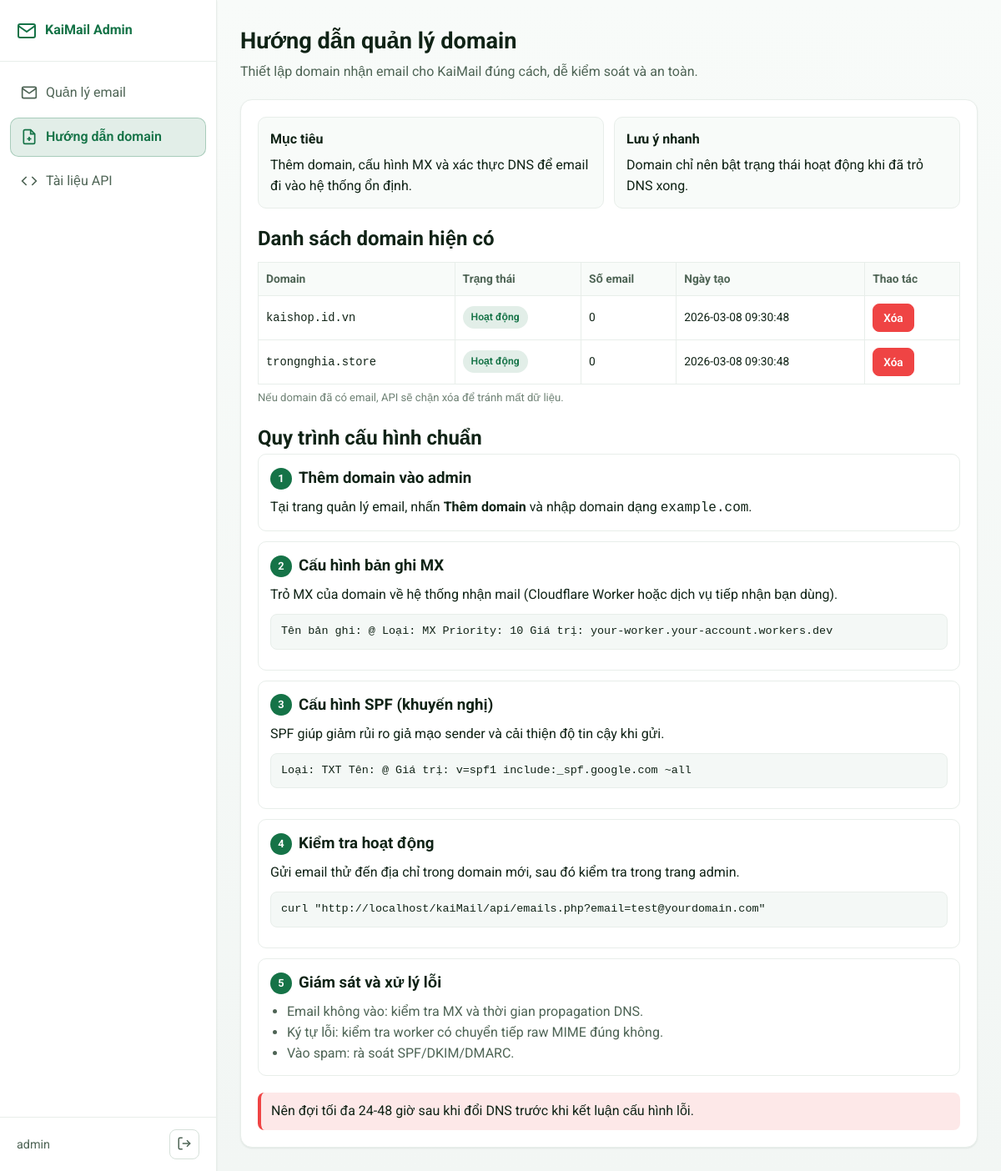
Screenshot of /adminkaishop/docs-domain.php with the database file from the repository.
### tables this page shows
CREATE TABLE IF NOT EXISTS domains (
    id INT AUTO_INCREMENT PRIMARY KEY,
    domain VARCHAR(255) NOT NULL UNIQUE,
    is_active TINYINT(1) DEFAULT 1,
    created_at TIMESTAMP DEFAULT CURRENT_TIMESTAMP,
    INDEX idx_domain (domain),
    INDEX idx_active (is_active)
);

### adminkaishop/docs-domain.php (the view, shortened to what this page needs)
<?php
require_once __DIR__ . '/../includes/AdminLayout.php';
$admin = ['username' => 'admin'];
$domains = [];
try {
    $db = getDB();
    $stmt = $db->query("
        SELECT d.id, d.domain, d.is_active, d.created_at, COUNT(e.id) AS email_count
        FROM domains d
        LEFT JOIN emails e ON e.email LIKE CONCAT('%@', d.domain)
        GROUP BY d.id, d.domain, d.is_active, d.created_at
        ORDER BY d.is_active DESC, d.domain ASC
    ");
    $domains = $stmt->fetchAll();
} catch (Exception $e) {
    error_log('Docs domain: load failed - ' . $e->getMessage());
}
AdminLayout::begin('Hướng dẫn domain', 'docs-domain', (string) ($admin['username'] ?? 'admin'));
?>
<div class="docs-container">
    <header class="docs-header">
        <h1>Hướng dẫn quản lý domain</h1>
        <p>Thiết lập domain nhận email cho KaiMail đúng cách, dễ kiểm soát và an toàn.</p>
    </header>
    <div class="docs-content">
        <section class="docs-grid">
            <article class="info-card">
                <h3>Mục tiêu</h3>
                <p>Thêm domain, cấu hình MX và xác thực DNS để email đi vào hệ thống ổn định.</p>
            </article>
            <article class="info-card">
                <h3>Lưu ý nhanh</h3>
                <p>Domain chỉ nên bật trạng thái hoạt động khi đã trỏ DNS xong.</p>
            </article>
        </section>
        <section>
            <h2>Danh sách domain hiện có</h2>
            <table class="param-table">
                <thead>
                    <tr>
                        <th>Domain</th>
                        <th>Trạng thái</th>
                        <th>Số email</th>
                        <th>Ngày tạo</th>
                        <th>Thao tác</th>
                    </tr>
                </thead>
                <tbody>
                    <?php if (empty($domains)): ?>
                        <tr>
                            <td colspan="5">Chưa có domain nào.</td>
                        </tr>
                    <?php else: ?>
                        <?php foreach ($domains as $domain): ?>
                            <tr>
                                <td><code><?= htmlspecialchars((string) $domain['domain'], ENT_QUOTES, 'UTF-8') ?></code></td>
                                <td>
                                    <?php if ((int) $domain['is_active'] === 1): ?>
                                        <span class="status-chip active">Hoạt động</span>
                                    <?php else: ?>
                                        <span class="status-chip inactive">Tạm tắt</span>
                                    <?php endif; ?>
                                </td>
                                <td><?= (int) $domain['email_count'] ?></td>
                                <td><?= htmlspecialchars((string) $domain['created_at'], ENT_QUOTES, 'UTF-8') ?></td>
                                <td>
                                    <button
                                        type="button"
                                        class="btn danger btn-sm"
                                        data-domain-delete="<?= (int) $domain['id'] ?>"
                                        data-domain-name="<?= htmlspecialchars((string) $domain['domain'], ENT_QUOTES, 'UTF-8') ?>"
                                    >
                                        Xóa
                                    </button>
                                </td>
                            </tr>
                        <?php endforeach; ?>
                    <?php endif; ?>
                </tbody>
            </table>
            <p class="field-note">Nếu domain đã có email, API sẽ chặn xóa để tránh mất dữ liệu.</p>
        </section>
        <section style="margin-top: 20px;">
            <h2>Quy trình cấu hình chuẩn</h2>
            <article class="step-card">
                <h3><span class="step-number">1</span> Thêm domain vào admin</h3>
                <p>Tại trang quản lý email, nhấn <strong>Thêm domain</strong> và nhập domain dạng <code>example.com</code>.</p>
            </article>
            <article class="step-card">
                <h3><span class="step-number">2</span> Cấu hình bản ghi MX</h3>
                <p>Trỏ MX của domain về hệ thống nhận mail (Cloudflare Worker hoặc dịch vụ tiếp nhận bạn dùng).</p>
                <div class="code-box">Tên bản ghi: @
Loại: MX
Priority: 10
Giá trị: your-worker.your-account.workers.dev</div>
            </article>
            <article class="step-card">
                <h3><span class="step-number">3</span> Cấu hình SPF (khuyến nghị)</h3>
                <p>SPF giúp giảm rủi ro giả mạo sender và cải thiện độ tin cậy khi gửi.</p>
                <div class="code-box">Loại: TXT
Tên: @
Giá trị: v=spf1 include:_spf.google.com ~all</div>
            </article>
            <article class="step-card">
                <h3><span class="step-number">4</span> Kiểm tra hoạt động</h3>
                <p>Gửi email thử đến địa chỉ trong domain mới, sau đó kiểm tra trong trang admin.</p>
                <div class="code-box">curl "<?= htmlspecialchars(BASE_URL, ENT_QUOTES, 'UTF-8') ?>/api/emails.php?email=test@yourdomain.com"</div>
            </article>
            <article class="step-card">
                <h3><span class="step-number">5</span> Giám sát và xử lý lỗi</h3>
                <ul style="padding-left: 20px; color: var(--color-text-secondary);">
                    <li>Email không vào: kiểm tra MX và thời gian propagation DNS.</li>
                    <li>Ký tự lỗi: kiểm tra worker có chuyển tiếp raw MIME đúng không.</li>
                    <li>Vào spam: rà soát SPF/DKIM/DMARC.</li>
                </ul>
            </article>
        </section>
        <section style="margin-top: 20px;">
            <div class="hint-box warning">
                Nên đợi tối đa 24-48 giờ sau khi đổi DNS trước khi kết luận cấu hình lỗi.
            </div>
        </section>
    </div>
</div>
<?php
AdminLayout::end();

### includes/AdminLayout.php (shortened to what this page needs)
<?php
final class AdminLayout
{
    public static function begin(string $title, string $activePage, string $username): void
    {
        $safeTitle = htmlspecialchars($title, ENT_QUOTES, 'UTF-8');
        $safeUsername = htmlspecialchars($username, ENT_QUOTES, 'UTF-8');
        $baseUrl = htmlspecialchars(BASE_URL, ENT_QUOTES, 'UTF-8');
        $adminCssHref = htmlspecialchars(self::buildVersionedAssetUrl('/css/admin.css'), ENT_QUOTES, 'UTF-8');
        echo <<<HTML
<!DOCTYPE html>
<html lang="vi" data-base-url="{$baseUrl}">
<head>
    <meta charset="UTF-8">
    <meta name="viewport" content="width=device-width, initial-scale=1.0">
    <title>{$safeTitle} - KaiMail Admin</title>
    <link rel="preconnect" href="https://fonts.googleapis.com">
    <link rel="preconnect" href="https://fonts.gstatic.com" crossorigin>
    <link href="https://fonts.googleapis.com/css2?family=Roboto:wght@400;500;600;700&display=swap" rel="stylesheet">
    <link rel="icon" type="image/png" href="{$baseUrl}/assets/kaishop_favicon.png">
    <link rel="shortcut icon" type="image/png" href="{$baseUrl}/assets/kaishop_favicon.png">
    <link rel="stylesheet" href="{$adminCssHref}">
</head>
<body>
    <div id="toast" class="toast"></div>
    <button type="button" id="mobileMenuBtn" class="mobile-menu-btn" aria-label="Mở menu">
        <svg width="20" height="20" viewBox="0 0 24 24" fill="none" stroke="currentColor" stroke-width="2">
            <line x1="3" y1="6" x2="21" y2="6"></line>
            <line x1="3" y1="12" x2="21" y2="12"></line>
            <line x1="3" y1="18" x2="21" y2="18"></line>
        </svg>
    </button>
    <div id="sidebarOverlay" class="sidebar-overlay"></div>
    <aside class="sidebar" id="adminSidebar">
        <div class="sidebar-header">
            <svg width="24" height="24" viewBox="0 0 24 24" fill="none" stroke="currentColor" stroke-width="2">
                <path d="M4 4h16c1.1 0 2 .9 2 2v12c0 1.1-.9 2-2 2H4c-1.1 0-2-.9-2-2V6c0-1.1.9-2 2-2z"></path>
                <polyline points="22,6 12,13 2,6"></polyline>
            </svg>
            <span>KaiMail Admin</span>
        </div>
        <nav class="sidebar-nav">
HTML;
        foreach (self::NAV_ITEMS as $item) {
            $isActive = $item['key'] === $activePage;
            $safePath = htmlspecialchars($item['path'], ENT_QUOTES, 'UTF-8');
            $safeLabel = htmlspecialchars($item['label'], ENT_QUOTES, 'UTF-8');
            $className = $isActive ? 'nav-item active' : 'nav-item';
            echo <<<HTML
            <a href="{$baseUrl}{$safePath}" class="{$className}" data-page="{$item['key']}">
                <svg width="20" height="20" viewBox="0 0 24 24" fill="none" stroke="currentColor" stroke-width="2">{$item['icon']}</svg>
                <span>{$safeLabel}</span>
            </a>
HTML;
        }
        echo <<<HTML
        </nav>
        <div class="sidebar-footer">
            <div class="admin-info">
                <span>{$safeUsername}</span>
            </div>
            <button id="logoutBtn" class="btn-logout" title="Đăng xuất" aria-label="Đăng xuất">
                <svg width="18" height="18" viewBox="0 0 24 24" fill="none" stroke="currentColor" stroke-width="2">
                    <path d="M9 21H5a2 2 0 0 1-2-2V5a2 2 0 0 1 2-2h4"></path>
                    <polyline points="16 17 21 12 16 7"></polyline>
                    <line x1="21" y1="12" x2="9" y2="12"></line>
                </svg>
            </button>
        </div>
    </aside>
    <main class="main-content">
HTML;
    }
    public static function end(array $extraScripts = []): void
    {
        echo '</main>';
        echo '</body></html>';
    }
    private static function buildVersionedAssetUrl(string $assetPath): string
    {
        $assetPath = trim($assetPath);
        $normalized = str_starts_with($assetPath, '/') ? $assetPath : '/' . $assetPath;
        $rootDir = dirname(__DIR__);
        $localPath = $rootDir . DIRECTORY_SEPARATOR . str_replace(['/', '\\'], DIRECTORY_SEPARATOR, ltrim($normalized, '/'));
        $base = rtrim((string) BASE_URL, '/');
        $url = $base . $normalized;
        if (is_file($localPath)) {
            $version = (string) (filemtime($localPath) ?: time());
            return $url . '?v=' . rawurlencode($version);
        }
        return $url;
    }
}

### rows the page displays
domains: domain "kaishop.id.vn", is_active "Hoạt động", email_count "0", created_at "2026-03-08 09:30:48"
domains: domain "trongnghia.store", is_active "Hoạt động", email_count "0", created_at "2026-03-08 09:30:48"

### other values shown
$safeLabel "Quản lý email"
$safeLabel "Hướng dẫn domain"
$safeLabel "Tài liệu API"
$safeUsername "admin"
BASE_URL "http://localhost/kaiMail"
